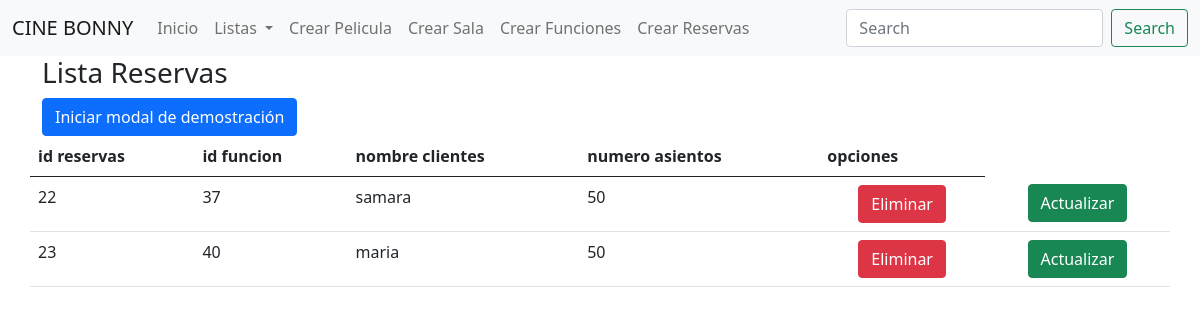
The page /cine/vistas/listaReservas.php on the database its author committed.
### tables this page shows
CREATE TABLE `reservas` (
  `id_reservas` int(100) NOT NULL,
  `id_funcion` int(100) NOT NULL,
  `nombre_cliente` varchar(20) NOT NULL,
  `numero_asientos` varchar(100) NOT NULL
);

### cine/vistas/listaReservas.php (the view, shortened to what this page needs)
<!DOCTYPE html>
<html lang="en">
<head>
</head>
<body>
<?php
    include "menu.php";
?>
<DIV class="container">
    <h3>Lista Reservas</h3>
<button type="button" class="btn btn-primary" data-bs-toggle="modal" data-bs-target="#exampleModal">
  Iniciar modal de demostración
</button>
<div class="row">
    <table class="table">
        <thead>
        <tr>
          <th>id reservas</th>
        <th>id funcion</th>
        <th>nombre clientes</th>
        <th>numero asientos</th>
        <th>opciones</th>
    </tr>
        </thead>
    <tbody>
        <?php
            include('../modelos/conexion.php');
            $query="SELECT `id_reservas`,`id_funcion`, `nombre_cliente`, `numero_asientos` FROM `reservas`";
            $res=$conexion->query($query);
          while($row=$res->fetch_assoc())
          {
            ?>
            <tr>
              <td><?php echo $row['id_reservas']; ?></td>
            <td><?php echo $row['id_funcion']; ?></td>
            <td><?php echo $row['nombre_cliente']; ?></td>
            <td><?php echo $row['numero_asientos']; ?></td>
            <td class="text-center">
                <a class="btn btn-danger" href="../controladores/eliminarReservas.php?ide=<?php echo $row['id_reservas'];?>"
                class="btn btn-xs btn-danger" data-toggle="tooltip" title="Eliminar">
                    <span class="fas fa-trash"> Eliminar</span>
                </a>
            </td>
            <td class="text-center">
                <a class="btn btn-success" href="../vistas/editarFrmReservas.php?ide=<?php echo $row['id_reservas'];?>" class="btn btn-xs btn-danger" data-toggle="tooltip" title="Actualizar">
                <span class="fas fa-trash">Actualizar</span>
                </a>
            </td>
            </tr>
        <?php
          }
        ?>
    </tbody>
    </table>
</div>
</DIV>
</body>
</html>

### rows shown on the page
reservas: id_reservas "22", id_funcion "37", nombre_cliente "samara", numero_asientos "50"
reservas: id_reservas "23", id_funcion "40", nombre_cliente "maria", numero_asientos "50"
